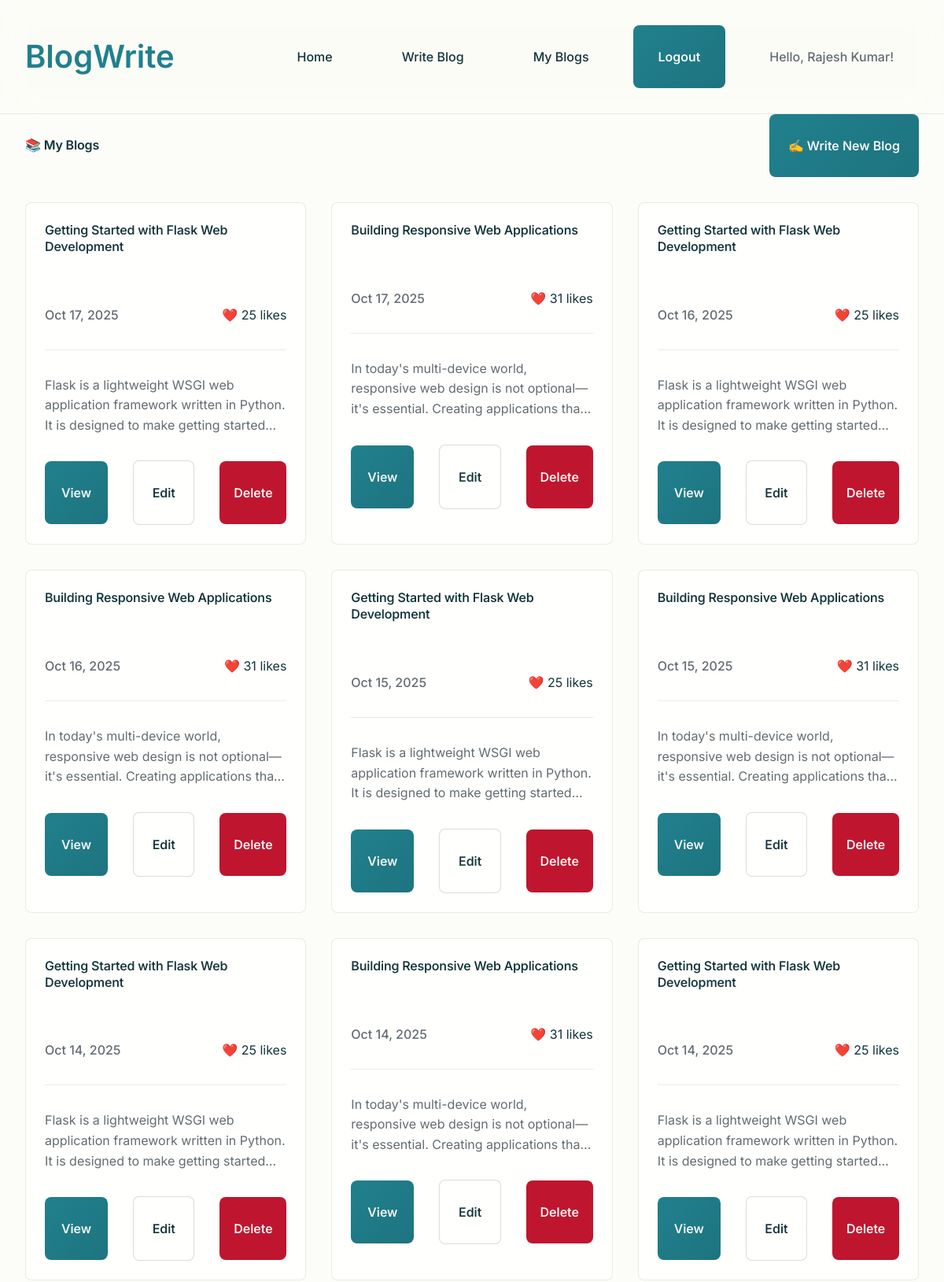
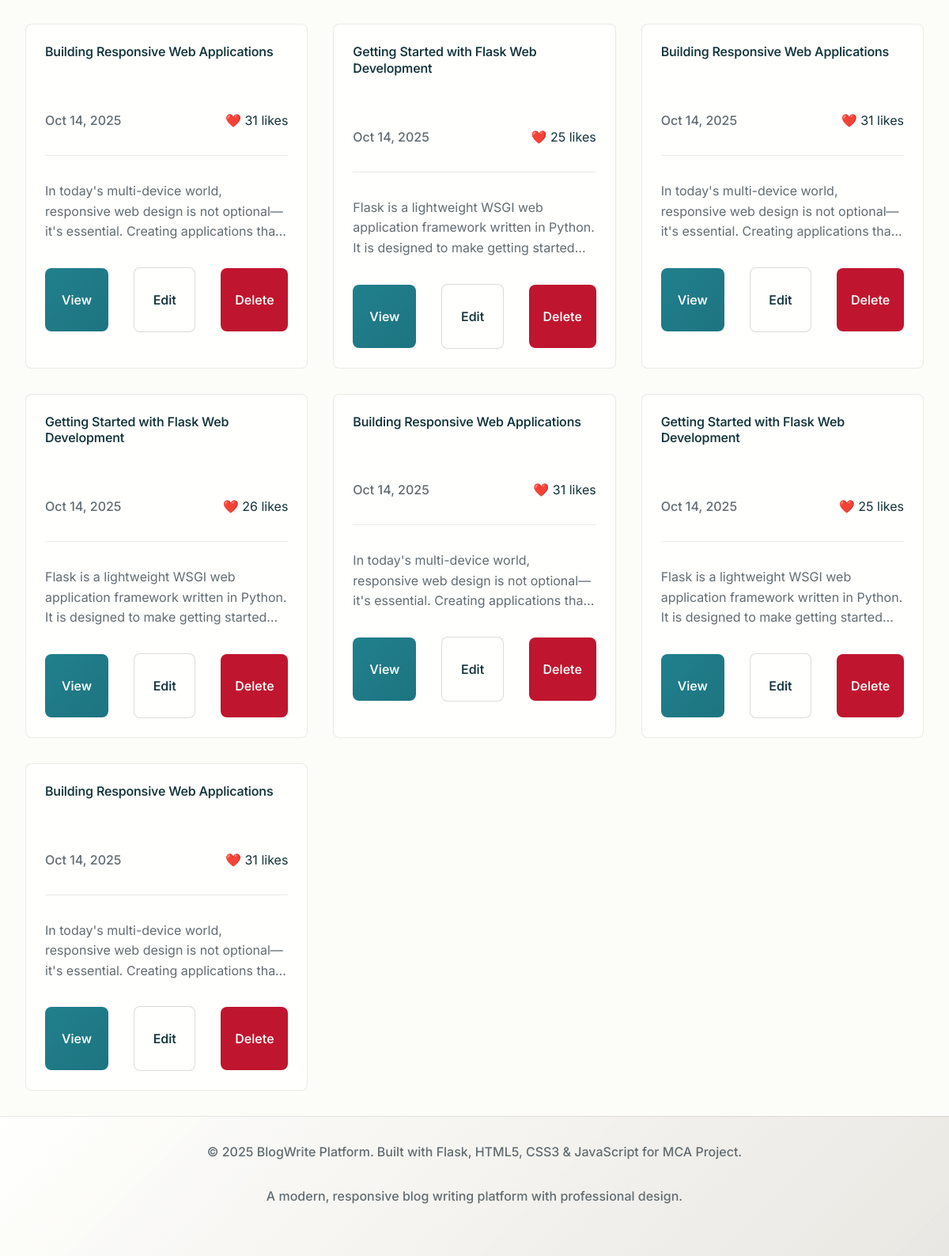
/my_blogs (signed in), run on the app's committed database (2 pictures, top to bottom).
### tables this page shows
CREATE TABLE blogs (
            id INTEGER PRIMARY KEY AUTOINCREMENT,
            title TEXT NOT NULL,
            content TEXT NOT NULL,
            image_path TEXT,
            author_id INTEGER NOT NULL,
            created_at TIMESTAMP DEFAULT CURRENT_TIMESTAMP,
            updated_at TIMESTAMP DEFAULT CURRENT_TIMESTAMP,
            likes INTEGER DEFAULT 0,
            FOREIGN KEY (author_id) REFERENCES users (id)
        );

### app.py (the view)
@app.route('/my_blogs')
@login_required
def my_blogs():
    conn = get_db_connection()
    blogs = conn.execute("""
        SELECT * FROM blogs
        WHERE author_id = ?
        ORDER BY created_at DESC
    """, (session['user_id'],)).fetchall()
    conn.close()
    return render_template('my_blogs.html', blogs=blogs)

### app.py (called while the page is built)
def get_db_connection():
    conn = sqlite3.connect('instance/blog_database.db')
    conn.row_factory = sqlite3.Row
    return conn

def login_required(f):
    @wraps(f)
    def decorated_function(*args, **kwargs):
        if 'user_id' not in session:
            flash('Please log in to access this page.', 'error')
            return redirect(url_for('login'))
        return f(*args, **kwargs)
    return decorated_function

@app.template_filter('format_date_short')
def format_date_short(date_str):
    try:
        if isinstance(date_str, str):
            dt = datetime.fromisoformat(date_str.replace('Z', ''))
        else:
            dt = date_str
        return dt.strftime('%b %d, %Y')
    except:
        return str(date_str)

@app.context_processor
def inject_current_year():
    return {'current_year': datetime.now().year}

### templates/my_blogs.html (shortened to what this page needs)
{% extends "base.html" %}
{% block content %}
<section class="container">
    <div class="d-flex justify-between align-center mb-4">
        <h1>📚 My Blogs</h1>
        <a href="{{ url_for('write_blog') }}" class="btn">✍️ Write New Blog</a>
    </div>
    {% if blogs %}
        <div class="blog-grid">
            {% for blog in blogs %}
                <article class="blog-card">
                    <div class="blog-card-content">
                        <h3>{{ blog.title }}</h3>
                        <div class="blog-meta">
                            <span class="blog-date">{{ blog.created_at|format_date_short }}</span>
                            <span class="blog-stats">❤️ {{ blog.likes }} likes</span>
                        </div>
                        <p>{{ blog.content[:120] }}{% if blog.content|length > 120 %}...{% endif %}</p>
                        <div class="d-flex justify-between align-center gap-2">
                            <a href="{{ url_for('view_blog', id=blog.id) }}" class="btn btn-sm">View</a>
                            <a href="{{ url_for('edit_blog', id=blog.id) }}" class="btn btn-sm btn-secondary">Edit</a>
                            <a href="{{ url_for('delete_blog', id=blog.id) }}"
                               onclick="return confirm('Are you sure you want to delete this blog?')"
                               class="btn btn-sm btn-danger">Delete</a>
                        </div>
                    </div>
                </article>
            {% endfor %}
        </div>
    {% else %}
        <div class="text-center" style="padding: 4rem 0;">
            <h3>No blogs yet</h3>
            <p>You haven't written any blogs yet. Start sharing your stories!</p>
            <a href="{{ url_for('write_blog') }}" class="btn btn-lg">Write Your First Blog</a>
        </div>
    {% endif %}
</section>
{% endblock %}

### templates/base.html (shortened to what this page needs)
<!DOCTYPE html>
<html lang="en">
<head>
    <link rel="stylesheet" href="{{ url_for('static', filename='css/style.css') }}">
</head>
<body>
    <nav class="navbar">
        <div class="container">
            <div class="nav-container">
                <a href="{{ url_for('index') }}" class="logo">
                     BlogWrite
                </a>
                <ul class="nav-links">
                    <li><a href="{{ url_for('index') }}">Home</a></li>
                    {% if session.user_id %}
                        <li><a href="{{ url_for('write_blog') }}">Write Blog</a></li>
                        <li><a href="{{ url_for('my_blogs') }}">My Blogs</a></li>
                        <li><a href="{{ url_for('logout') }}" class="btn">Logout</a></li>
                        <li><span class="user-greeting">Hello, {{ session.user_name }}!</span></li>
                    {% else %}
                        <li><a href="{{ url_for('login') }}">Login</a></li>
                        <li><a href="{{ url_for('signup') }}" class="btn">Sign Up</a></li>
                    {% endif %}
                </ul>
            </div>
        </div>
    </nav>
    <main>
        {% block content %}{% endblock %}
    </main>
    <footer class="footer">
        <div class="container">
            <p>&copy; {{ current_year }} BlogWrite Platform. Built with Flask, HTML5, CSS3 & JavaScript for MCA Project.</p>
            <p>A modern, responsive blog writing platform with professional design.</p>
        </div>
    </footer>
</body>
</html>

### data on the page
blogs: title "Getting Started with Flask Web Development", created_at "Oct 17, 2025", likes "25", content "Flask is a lightweight WSGI web application framework written in Python. It is designed to make getting…"
blogs: title "Building Responsive Web Applications", created_at "Oct 17, 2025", likes "31", content "In today's multi-device world, responsive web design is not optional—it's essential. Creating applications…"
blogs: title "Getting Started with Flask Web Development", created_at "Oct 16, 2025", likes "25", content "Flask is a lightweight WSGI web application framework written in Python. It is designed to make getting…"
blogs: title "Building Responsive Web Applications", created_at "Oct 16, 2025", likes "31", content "In today's multi-device world, responsive web design is not optional—it's essential. Creating applications…"
blogs: title "Getting Started with Flask Web Development", created_at "Oct 15, 2025", likes "25", content "Flask is a lightweight WSGI web application framework written in Python. It is designed to make getting…"
blogs: title "Building Responsive Web Applications", created_at "Oct 15, 2025", likes "31", content "In today's multi-device world, responsive web design is not optional—it's essential. Creating applications…"
blogs: title "Getting Started with Flask Web Development", created_at "Oct 14, 2025", likes "25", content "Flask is a lightweight WSGI web application framework written in Python. It is designed to make getting…"
blogs: title "Building Responsive Web Applications", created_at "Oct 14, 2025", likes "31", content "In today's multi-device world, responsive web design is not optional—it's essential. Creating applications…"
blogs: title "Getting Started with Flask Web Development", created_at "Oct 14, 2025", likes "25", content "Flask is a lightweight WSGI web application framework written in Python. It is designed to make getting…"
blogs: title "Building Responsive Web Applications", created_at "Oct 14, 2025", likes "31", content "In today's multi-device world, responsive web design is not optional—it's essential. Creating applications…"
blogs: title "Getting Started with Flask Web Development", created_at "Oct 14, 2025", likes "25", content "Flask is a lightweight WSGI web application framework written in Python. It is designed to make getting…"
blogs: title "Building Responsive Web Applications", created_at "Oct 14, 2025", likes "31", content "In today's multi-device world, responsive web design is not optional—it's essential. Creating applications…"
blogs: title "Getting Started with Flask Web Development", created_at "Oct 14, 2025", likes "26", content "Flask is a lightweight WSGI web application framework written in Python. It is designed to make getting…"
blogs: title "Building Responsive Web Applications", created_at "Oct 14, 2025", likes "31", content "In today's multi-device world, responsive web design is not optional—it's essential. Creating applications…"
blogs: title "Getting Started with Flask Web Development", created_at "Oct 14, 2025", likes "25", content "Flask is a lightweight WSGI web application framework written in Python. It is designed to make getting…"
blogs: title "Building Responsive Web Applications", created_at "Oct 14, 2025", likes "31", content "In today's multi-device world, responsive web design is not optional—it's essential. Creating applications…"

### other printed values
{{ session.user_name }} "Rajesh Kumar"
